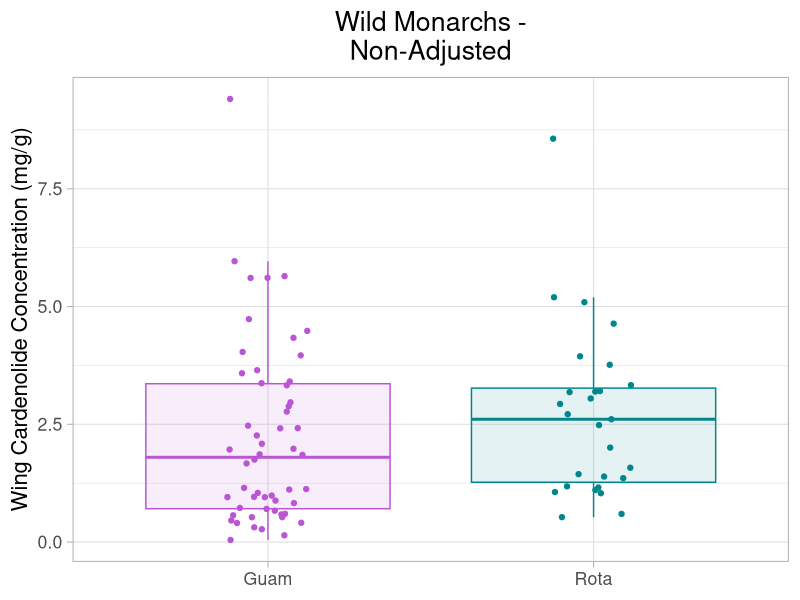
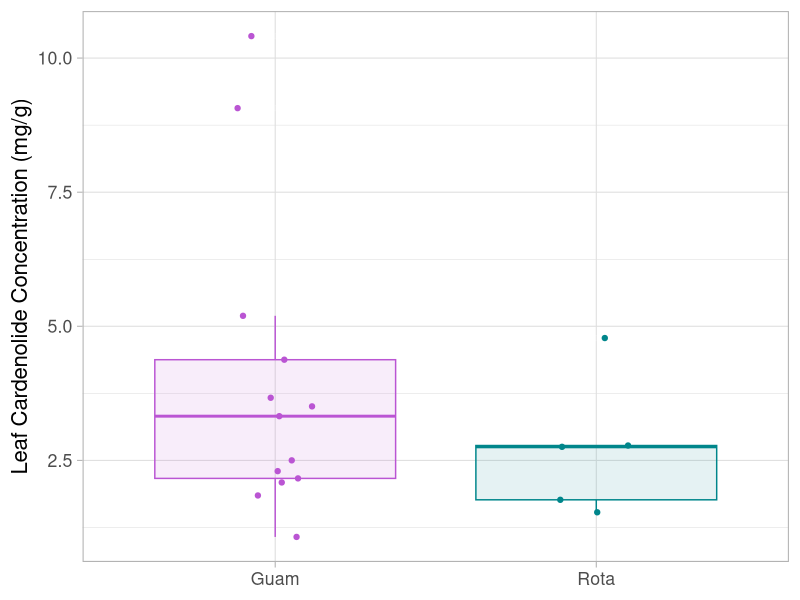
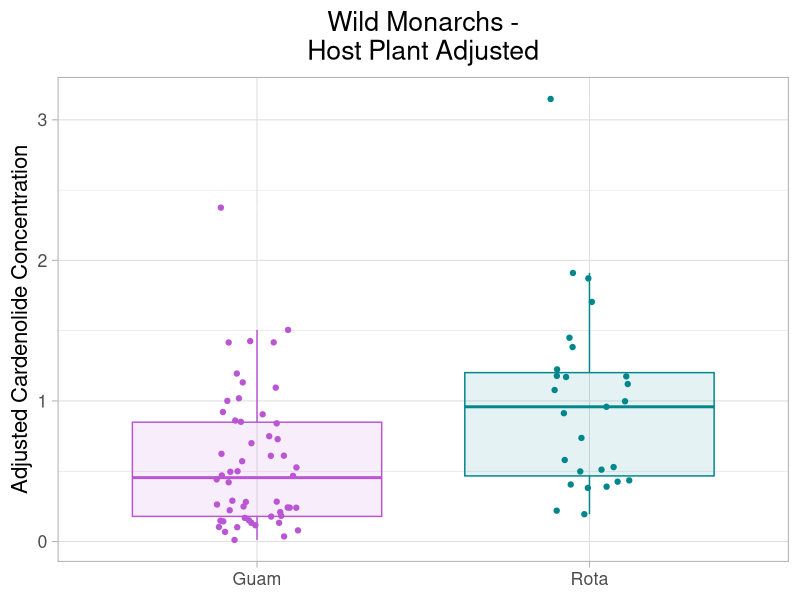
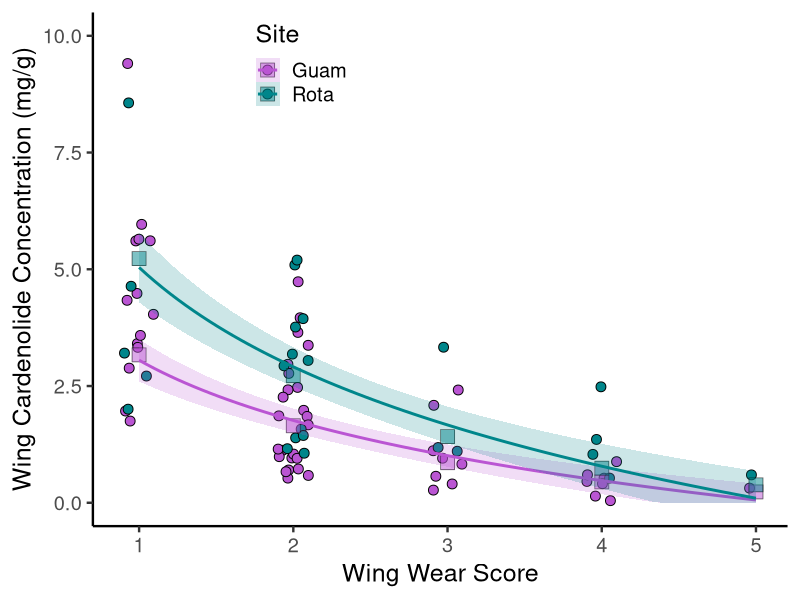

These figures' R source, in order: (Note: this script raises an error after producing the figures.)
######################################################################################
######## Script for processing data from Guam and Rota samples collected in 2015 #####
######################################################################################

#This script was used to produce Figures 5B and 5C as well Figure S1

library(ggplot2)
library(emmeans)
library(vegan)

#setwd()

marianas.wing.cardenolides.full <- read.csv(file = 'marianas_wing_cardenolides.csv')

head(marianas.wing.cardenolides.full)

#start by omitting Saipan, which only had two observations (both associated with Calotropis)
marianas.wing.cardenolides <- marianas.wing.cardenolides.full[marianas.wing.cardenolides.full$Site!='Saipan',]

#run basic linear model comparing total sequestration amounts between Guam and Rota, controlling for sex and the mass of the wing tissue 

guam.rota.model1 <- lm(Total ~ Site + log(wing_wear) + sex, data = marianas.wing.cardenolides)

guam.rota.model2 <- lm(Total ~ Site + scale(wing_wear) + sex, data = marianas.wing.cardenolides)

guam.rota.model3 <- glm(Total ~ Site + scale(wing_wear) + sex, data = marianas.wing.cardenolides, family = 'Gamma'(link = log))

guam.rota.model4 <- lm(log(Total) ~ Site + scale(wing_wear) + sex, data = marianas.wing.cardenolides)

guam.rota.model5 <- lm(log(Total) ~ Site + factor(wing_wear) + sex, data = marianas.wing.cardenolides)

AIC(guam.rota.model1, guam.rota.model2, guam.rota.model3, guam.rota.model4, guam.rota.model5) #model1, which uses a log transform for the wing wear value, is strongly favored over a standard linear model. model3 uses a gamma glm, while models 4 and 5 use log transformed y values. These latter two are strongly preferred, and model 4 (with wing wear as a continuous predictor) is the best performing model.

summary(guam.rota.model4) #Here, get significantly higher sequestration values for monarchs from Rota. Wing wear is the strongest predictor, and males sequester modestly less.

m4 <- data.frame(emmeans(guam.rota.model4, specs = c('Site')))

exp(m4[,c('emmean', 'SE')]) #after back-transforming and averaging over wing wear values / butterfly sex, monarchs from Rota have considerably higher cardenolide levels

#####

#make boxplot showing relationship, irrespective of wing wear category

#pdf('../figures/Figure5B.pdf',height = 7, width = 3)
ggplot(marianas.wing.cardenolides, aes(x = Site, y = Total, col = Site))+
  geom_boxplot(outlier.color = 'white', aes(fill = Site), alpha = 0.1)+
  geom_point(position = position_jitterdodge(0.25))+
  theme_light(base_size = 16)+
  theme(axis.title.x = element_blank(), legend.position = 'none')+
  ylab('Wing Cardenolide Concentration (mg/g)')+
  scale_color_manual(values = c('mediumorchid','turquoise4'))+
  scale_fill_manual(values = c('mediumorchid','turquoise4'))+
  ggtitle('Wild Monarchs -\nNon-Adjusted')+
  theme(plot.title = element_text(hjust = 0.5))
#dev.off()

new.data <- expand.grid(Site = c('Guam','Rota'), sex = c('female', 'male'), wing_wear = seq(1, 5, 1))

new.data$predicted.values <- exp(predict(object = guam.rota.model4, newdata = new.data, type = "response"))

nd.sex_agg <- aggregate(predicted.values ~ Site + wing_wear, mean, data = new.data)

pdf(file = '../figures/Figure5x.pdf', height = 5, width = 6)
ggplot(marianas.wing.cardenolides, aes(x = wing_wear, y = Total, fill = Site))+
  geom_point(position = position_jitter(0.1), size = 3, pch = 21, col = 'black')+
  geom_point(data = nd.sex_agg, aes(x = wing_wear, y = predicted.values, fill = Site), 
   pch = 22, size = 5, col = 'black', alpha = 0.5)+
  theme_classic(base_size = 18)+
  xlab('Wing Wear Score') + ylab('Wing Cardenolide Concentration (mg/g)')+
  geom_smooth(data = nd.sex_agg, aes(x = wing_wear, y = predicted.values, fill = Site, col = Site), method = "lm", formula = y ~ log(x), alpha = 0.2)+
  scale_y_continuous(oob = scales::squish, limits = c(0, 10))+
  scale_fill_manual(values = c('mediumorchid','turquoise4'))+
  scale_color_manual(values = c('mediumorchid','turquoise4'))+
  theme(legend.position = c(0.3, 0.9))
dev.off()
  

#compare leaf cardenolides from naturally-occuring plants

marianas.leaf.cardenolides <- read.csv(file = 'marianas_leaf_cardenolides.csv')

head(marianas.leaf.cardenolides)

marianas.leaf.cardenolides <- marianas.leaf.cardenolides[marianas.leaf.cardenolides$species=='Asclepias_curassavica',] #restrict comparison to only leaf samples from A. curassavica

guam.rota.leaf.model <- lm(Total ~ location, data = marianas.leaf.cardenolides)

summary(guam.rota.leaf.model)

emmeans(guam.rota.leaf.model, specs = 'location')

ggplot(marianas.leaf.cardenolides, aes(x = location, y = Total, col = location))+
  geom_boxplot(outlier.color = 'white', aes(fill = location), alpha = 0.1)+
  geom_point(position = position_jitterdodge(0.25))+
  theme_light(base_size = 16)+
  theme(axis.title.x = element_blank(), legend.position = 'none')+
  ylab('Leaf Cardenolide Concentration (mg/g)')+
  scale_color_manual(values = c('mediumorchid','turquoise4'))+
  scale_fill_manual(values = c('mediumorchid','turquoise4')) #modestly lower cardenolide concentrations on Rota compared to Guam when comparing wild-caught plants

#now use these average values from Guam and Rota ASCU to correct for sequestration levels in monarchs

marianas.wing.cardenolides$adjusted_values <- with(marianas.wing.cardenolides, ifelse(Site == 'Guam', Total/3.96, Total/2.72))

aggregate(adjusted_values ~ Site, marianas.wing.cardenolides, mean)

guam.rota.model2 <- lm(adjusted_values ~  Site + wingmass + sex, data = marianas.wing.cardenolides)

summary(guam.rota.model2) #now, the difference between Guam and Rota is significant

#pdf('../figures/Figure5C.pdf',height = 7, width = 3)
ggplot(marianas.wing.cardenolides, aes(x = Site, y = adjusted_values, col = Site))+
  geom_boxplot(outlier.color = 'white', aes(fill = Site), alpha = 0.1)+
  geom_point(position = position_jitterdodge(0.25))+
  theme_light(base_size = 16)+
  theme(axis.title.x = element_blank(), legend.position = 'none')+
  ylab('Adjusted Cardenolide Concentration')+
  scale_color_manual(values = c('mediumorchid','turquoise4'))+
  scale_fill_manual(values = c('mediumorchid','turquoise4'))+
  ggtitle('Wild Monarchs -\nHost Plant Adjusted')+
  theme(plot.title = element_text(hjust = 0.5))
#dev.off()

######################################################################################
######################################################################################
######################################################################################

# Figure S1 - NMDS plot of cardenolide composition across islands (here, including Saipan)

nmds.guam <- marianas.wing.cardenolides.full[,4:20]

nmds1 <- metaMDS(comm = nmds.guam, distance = 'bray', k = 3, trymax = 500) 

stressplot(nmds1)

plot.nmds.guam <- cbind(marianas.wing.cardenolides.full[,1:3], scores(nmds1))

#pdf('../figures/FigureS1.pdf',height = 6, width = 6)
ggplot(plot.nmds.guam, aes(x = NMDS1, y = NMDS2, fill = Site))+
  geom_point(size = 4, pch = 21)+
  theme_light(base_size = 16)+
  theme(legend.position = 'bottom', legend.title = element_blank())+
  scale_fill_manual(values = c('mediumorchid','turquoise','darkgreen'))
#dev.off()
